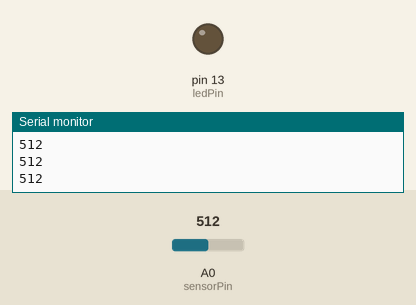
This sketch was run on a simulated Arduino Uno, built with avr-gcc and run on an emulated ATmega328P. On the bench: output pins drawn as LEDs (lit = HIGH), the last lines printed to the serial monitor. The test bench sets the inputs (shaded band); at power-on: A0 (sensorPin) = 512.

Above: at 2.2 s.
2.3 s: A0 (sensorPin) set to 540
3.8 s: A0 (sensorPin) set to 566
At 5.0 s:
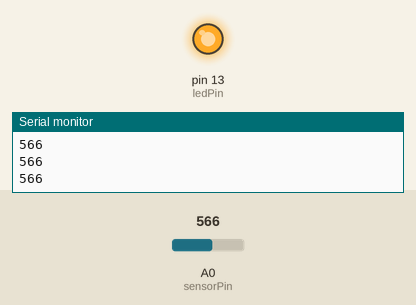
5.3 s: A0 (sensorPin) set to 511
At 6.3 s:
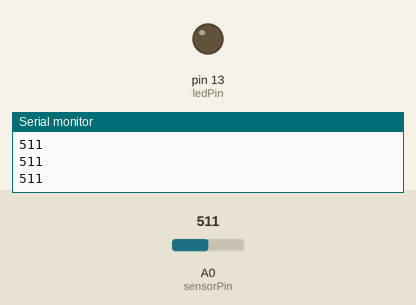
6.8 s: A0 (sensorPin) set to 560
At 7.6 s:
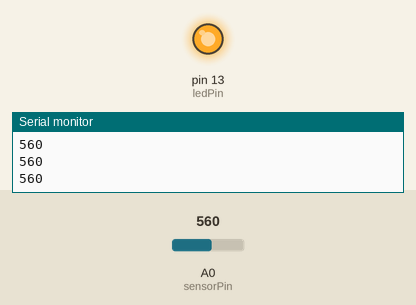
Timing chart, 0 to 9.3 s (numbered marks = the images above; inputs shaded):
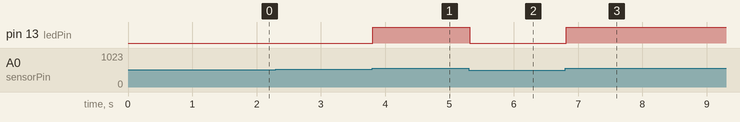

Measured:
- the behaviour switches between 549 and 550 on A0 (sensorPin) (found by bisection; images 0 and 1)
- after the input at 3.8 s, pin 13 (ledPin): LOW → HIGH at once
- after the input at 5.3 s, pin 13 (ledPin): HIGH → LOW at once
- after the input at 6.8 s, pin 13 (ledPin): LOW → HIGH at once

The sketch:

qtr1a_black_white.ino
```cpp
#define sensorPin A0 // Analog sensör için pin tanımı (A0)
#define ledPin 13

void setup() {
  pinMode(sensorPin, INPUT);
  pinMode(ledPin, OUTPUT);

  Serial.begin(9600); // Seri haberleşmeyi başlat
  delay(1000); // Araca enerji verince 1sn bekle
}

void loop() {
  sensorOku(); // Sensör değerini oku
  delay(100); // Okuma sıklığını ayarlamak için gecikme
}

void sensorOku() {
  int sensorValue = analogRead(sensorPin);
  Serial.println(sensorValue); // Sensör değerini seri monitöre yazdır

  // Analog değer için eşik ayarı
  if (sensorValue >= 550) { // Eşik değeri, sensör çıkışına göre ayarlanabilir
    digitalWrite(ledPin, HIGH); // LED'i yak
  } else {
    digitalWrite(ledPin, LOW); // LED'i söndür
  }
}
```
